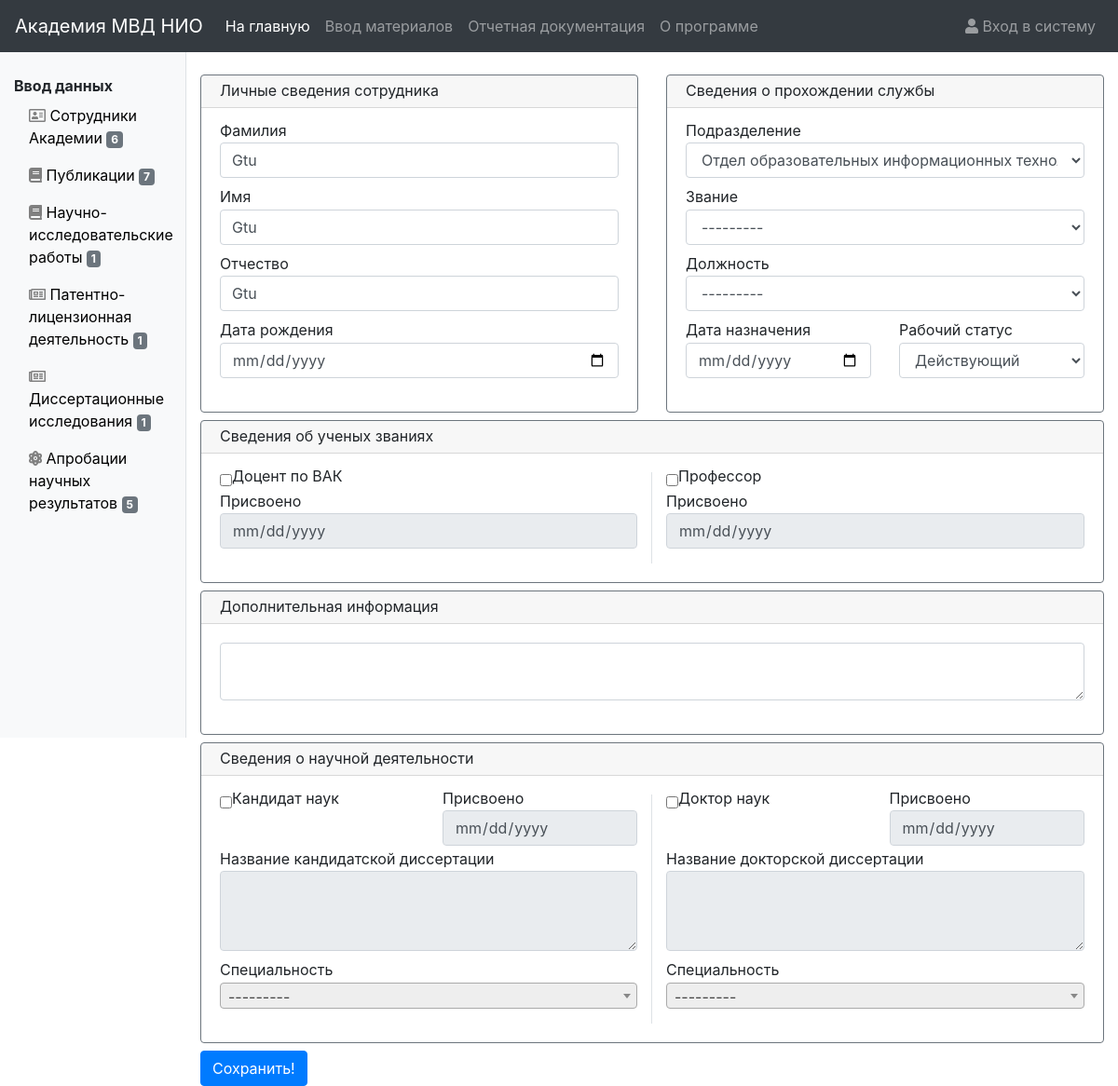
The page /author/update/7/change/ on the database its author committed.
### authors/models.py (models this page shows, shortened)
class Author(models.Model):
    subdivision = models.ForeignKey(Subdivision, on_delete=models.SET_NULL, null=True, verbose_name="Подразделение")
    lastname = models.CharField(max_length=100, verbose_name="Фамилия", validators=[name_validator])
    firstname = models.CharField(max_length=100, verbose_name="Имя", validators=[name_validator])
    patronymic = models.CharField(max_length=100, verbose_name="Отчество", validators=[name_validator])
    date_of_birth = models.DateField(blank=True, null=True, verbose_name="Дата рождения")
    rank = models.ForeignKey(Rank, on_delete=models.SET_NULL, blank=True, null=True, verbose_name="Звание")
    position = models.ForeignKey(Position, on_delete=models.SET_NULL, blank=True, null=True, verbose_name="Должность")
    position_date = models.DateField(blank=True, null=True, verbose_name="Дата назначения на должность")
    is_docentvak = models.BooleanField(default=False, verbose_name="Является доцентом ВАК")
    docentvak_date = models.DateField(blank=True, null=True, verbose_name="Дата присовения доцента ВАК")
    is_professor = models.BooleanField(default=False, verbose_name="Является профессором")
    professor_date = models.DateField(blank=True, null=True, verbose_name="Дата присвоения профессороской степени")
    is_candidate = models.BooleanField(default=False, verbose_name="Является кандидатом наук")
    candidate_date = models.DateField(blank=True, null=True, verbose_name="Дата присвоения кандидата наук")
    candidate_title = models.TextField(blank=True, null=True, verbose_name="Название кандидатской диссертации")
    candidate_specialty = models.ForeignKey(Candidatespecialty, on_delete=models.SET_NULL, blank=True, null=True,
                                            verbose_name="Кандидатская специальность")
    is_doctor = models.BooleanField(default=False, verbose_name="Является доктором наук")
    doctor_date = models.DateField(blank=True, null=True, verbose_name="Дата присвоения доктора наук")
    doctor_title = models.TextField(blank=True, null=True, verbose_name="Название докторской диссертации")
    doctor_specialty = models.ForeignKey(Doctorspecialty, on_delete=models.SET_NULL, blank=True, null=True,
                                         verbose_name="Докторская специальность")
    extra_data = models.TextField(blank=True, null=True, verbose_name="Дополнительные данные")
    work_status = models.ForeignKey(Workstatus, on_delete=models.SET_NULL, null=True,
                                    verbose_name="Рабочий статус")
    class Meta:
        ordering = ('lastname',)
        verbose_name = 'Автор'
        verbose_name_plural = 'Авторы'

class Rank(models.Model):
    rank = models.CharField(max_length=100, verbose_name="Звание")
    def __str__(self):
        return self.rank
    class Meta:
        ordering = ('id',)
        verbose_name = 'Звание'
        verbose_name_plural = 'Звания'

### authors/views.py (the view)
# urls.py: path('update/<author_id>/change/', views.author_update, name='update'),
def author_update(request, author_id):
    if request.method == 'POST':
        obj = get_object_or_404(Author, pk=author_id)
        form = AuthorForm(request.POST, instance=obj)
        if form.is_valid():
            form.save()
            return HttpResponseRedirect(reverse('authors:list'))
        else:
            return render(request, 'authors/author_update_form.html', {'form': form,
                                                                       'obj': obj,
                                                                       })
    else:
        obj = get_object_or_404(Author, pk=author_id)
        form = AuthorForm(instance=obj)
        return render(request, 'authors/author_update_form.html', {'form': form,
                                                                   'obj': obj,
                                                                   })

### authors/forms.py
class AuthorForm(ModelForm):
    class Meta:
        model = Author
        fields = '__all__'
        widgets = {
            'date_of_birth': myDateInput,
            'position_date': myDateInput,
            'docentvak_date': myDateInput,
            'professor_date': myDateInput,
            'candidate_date': myDateInput,
            'doctor_date': myDateInput,
        }

### authors/models.py (called while the page is built)
    def __str__(self):
        return self.subdivision_name

    def __str__(self):
        return self.position_name

    def __str__(self):
        return self.candidate_specialty_title

    def __str__(self):
        return self.doctor_specialty_title

    def __str__(self):
        return self.status

### context_processors/side_panel_context.py (called while the page is built)
def counts(request):
    return {'author_count': Author.objects.all().count(),
            'sciencework_count': Sciencework.objects.all().count(),
            'nir_count': NIR.objects.all().count(),
            'pld_count': PLD.objects.all().count(),
            'dissertation_count': DissertationResearch.objects.all().count(),
            'anr_count': ANR.objects.all().count(),
            }

### authors/templates/authors/author_update_form.html (shortened to what this page needs)
{% extends "authors/authors_input_form.html" %}
{% load static %}
{% block form_title %}
    <form class="needs-validation" action="{% url 'authors:update' author_id=obj.id %}" method="post" novalidate>
{% endblock %}
{% block button %}
    <button type="submit" class="btn btn-primary">Сохранить!</button>
{% endblock %}

### authors/templates/authors/input_blocks/personal_information.html
{% load widget_tweaks %}
<div class="card border-secondary mb-2" style="max-width: 100%; line-height: 0.6;">
    <div class="card-header">Личные сведения сотрудника</div>
    <div class="card-body">
        <div class="form-group">
            <label>Фамилия</label>
            {% render_field form.lastname class+="form-control" placeholder="Введите фамилию" required=true pattern="^[A-ZА-Я]{1,1}[A-Za-zА-Яа-яЁё,-]{0,}$" %}
        </div>
        <div class="form-group">
            <label>Имя</label>
            {% render_field form.firstname class+="form-control" placeholder="Введите имя" required=true pattern="^[A-ZА-Я]{1,1}[A-Za-zА-Яа-яЁё,-]{0,}$" %}
        </div>
        <div class="form-group">
            <label>Отчество</label>
            {% render_field form.patronymic class+="form-control" placeholder="Введите отчество" required=true pattern="^[A-ZА-Я]{1,1}[A-Za-zА-Яа-яЁё,-]{0,}$" %}
        </div>
        <div class="form-group">
            <label>Дата рождения</label>
            {% render_field form.date_of_birth class+="form-control" %}
        </div>
    </div>
</div>

### authors/templates/authors/input_blocks/service.html
{% load widget_tweaks %}
<div class="card border-secondary mb-2" style="max-width: 100%; line-height: 0.6;">
    <div class="card-header">Сведения о прохождении службы</div>
    <div class="card-body">
        <div class="form-group">
            <label>Подразделение</label>
            {% render_field form.subdivision class+="form-control" required=true %}
        </div>
        <div class="form-group">
            <label>Звание</label>
            {% render_field form.rank class+="form-control" %}
        </div>
        <div class="form-group">
            <label>Должность</label>
            {% render_field form.position class+="form-control" %}
        </div>
        <div class="row">
            <div class="col-sm-6">
                <div class="form-group">
                    <label>Дата назначения</label>
                    {% render_field form.position_date class+="form-control" %}
                </div>
            </div>
            <div class="col-sm-6">
                <div class="form-group">
                    <label>Рабочий статус</label>
                    {% render_field form.work_status class+="form-control" required=true %}
                </div>
            </div>
        </div>
    </div>
</div>

### authors/templates/authors/input_blocks/academicrank.html
{% load widget_tweaks %}
<div class="card border-secondary mb-2" style="max-width: 100%; line-height: 0.6;">
    <div class="card-header">Сведения об ученых званиях</div>
    <div class="card-body">
        <div class="row">
            <div class="col-sm-6 border-right">
                <div class="d-flex flex-row">
                    {% render_field form.is_docentvak %}<label>Доцент по ВАК</label>
                </div>
                <br>
                <div class="form-group">
                    <label>Присвоено</label>
                    {% render_field form.docentvak_date class+="form-control" disabled=true %}
                </div>
            </div>
            <div class="col-sm-6">
                <div class="d-flex flex-row">
                    {% render_field form.is_professor %}<label>Профессор</label>
                </div>
                <br>
                <div class="form-group">
                    <label>Присвоено</label>
                    {% render_field form.professor_date class+="form-control" disabled=true %}
                </div>
            </div>
        </div>
    </div>
</div>

### authors/templates/authors/input_blocks/extradata.html
{% load widget_tweaks %}
<div class="card border-secondary mb-2" style="max-width: 100%; line-height: 0.6;">
    <div class="card-header">Дополнительная информация</div>
    <div class="card-body text-secondary">
        <div class="form-group">
            {% render_field form.extra_data class+="form-control" rows="2" %}
        </div>
    </div>
</div>

### authors/templates/authors/input_blocks/activity.html (shortened to what this page needs)
{% load widget_tweaks %}
<div class="card border-secondary mb-2" style="max-width: 100%; line-height: 0.6;">
    <div class="card-header">Сведения о научной деятельности</div>
    <div class="card-body">
        <div class="row">
            <div class="col-md-6 border-right">
                <div class="row">
                    <div class="col-xl-6">
                        <div class="d-flex flex-row">
                            {% render_field form.is_candidate %}<label>Кандидат наук</label>
                        </div>
                        <br>
                    </div>
                    <div class="col-xl-6">
                        <label>Присвоено</label>
                        {% render_field form.candidate_date class+="form-control" disabled=true %}
                        <br>
                    </div>
                </div>
                <div class="row">
                    <div class="col-md-12">
                        <div class="form-group">
                            <div><label>Название кандидатской диссертации</label></div>
                            {% render_field form.candidate_title class+="form-control" disabled=true rows="3" %}
                        </div>
                    </div>
                </div>
                <div class="row">
                    <div class="col-md-12">
                        <div class="form-group">
                            <div><label>Специальность</label></div>
                        </div>
                    </div>
                </div>
            </div>
            <div class="col-md-6">
                <div class="row">
                    <div class="col-xl-6">
                        <div class="d-flex flex-row">
                            {% render_field form.is_doctor %}<label>Доктор наук</label>
                        </div>
                        <br>
                    </div>
                    <div class="col-xl-6">
                        <label>Присвоено</label>
                        {% render_field form.doctor_date class+="form-control" disabled=true %}
                        <br>
                    </div>
                </div>
                <div class="row">
                    <div class="col-md-12">
                        <div class="form-group">
                            <div><label>Название докторской диссертации</label></div>
                            {% render_field form.doctor_title class+="form-control" disabled=true rows="3" %}
                        </div>
                    </div>
                </div>
                <div class="row">
                    <div class="col-md-12">
                        <div class="form-group">
                            <div><label>Специальность</label></div>
                        </div>
                    </div>
                </div>
            </div>
        </div>
    </div>
</div>

### rows shown on the page
Author: lastname "Gtu", firstname "Gtu", patronymic "Gtu", subdivision "Отдел образовательных информационных технологий", position "---------", work_status "Действующий"
Rank: rank "---------"

### other values the page prints
{{ author_count }} "6"
{{ sciencework_count }} "7"
{{ nir_count }} "1"
{{ pld_count }} "1"
{{ dissertation_count }} "1"
{{ anr_count }} "5"
